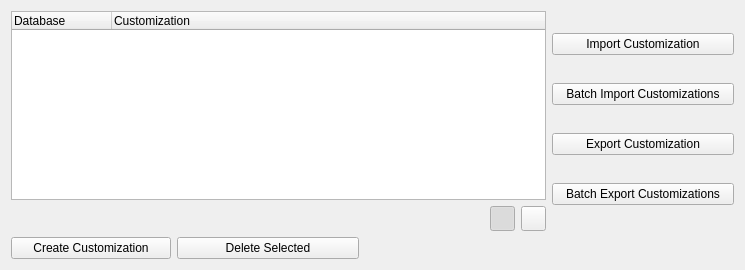
<?xml version="1.0" encoding="UTF-8"?>
<ui version="4.0">
 <class>CustomizationManagerWidget</class>
 <widget class="QWidget" name="CustomizationManagerWidget">
  <property name="geometry">
   <rect>
    <x>0</x>
    <y>0</y>
    <width>745</width>
    <height>270</height>
   </rect>
  </property>
  <property name="sizePolicy">
   <sizepolicy hsizetype="Preferred" vsizetype="MinimumExpanding">
    <horstretch>0</horstretch>
    <verstretch>0</verstretch>
   </sizepolicy>
  </property>
  <property name="windowTitle">
   <string>Form</string>
  </property>
  <layout class="QGridLayout" name="gridLayout_2">
   <item row="0" column="0" colspan="3">
    <layout class="QGridLayout" name="gridLayout">
     <item row="0" column="0" colspan="2">
      <widget class="QTreeWidget" name="customizationTreeWidget">
       <property name="toolTip">
        <string>Right click for options</string>
       </property>
       <attribute name="headerCascadingSectionResizes">
        <bool>true</bool>
       </attribute>
       <attribute name="headerMinimumSectionSize">
        <number>60</number>
       </attribute>
       <attribute name="headerStretchLastSection">
        <bool>true</bool>
       </attribute>
       <column>
        <property name="text">
         <string>Database</string>
        </property>
       </column>
       <column>
        <property name="text">
         <string>Customization</string>
        </property>
       </column>
      </widget>
     </item>
     <item row="1" column="0">
      <spacer name="horizontalSpacer">
       <property name="orientation">
        <enum>Qt::Horizontal</enum>
       </property>
       <property name="sizeHint" stdset="0">
        <size>
         <width>388</width>
         <height>20</height>
        </size>
       </property>
      </spacer>
     </item>
     <item row="1" column="1">
      <layout class="QHBoxLayout" name="horizontalLayout">
       <item>
        <widget class="QPushButton" name="databasePerspectivePushButton">
         <property name="sizePolicy">
          <sizepolicy hsizetype="Fixed" vsizetype="Fixed">
           <horstretch>0</horstretch>
           <verstretch>0</verstretch>
          </sizepolicy>
         </property>
         <property name="minimumSize">
          <size>
           <width>25</width>
           <height>25</height>
          </size>
         </property>
         <property name="maximumSize">
          <size>
           <width>25</width>
           <height>25</height>
          </size>
         </property>
         <property name="toolTip">
          <string>View Database Perspective</string>
         </property>
         <property name="text">
          <string/>
         </property>
         <property name="icon">
          <iconset resource="../resources.qrc">
           <normaloff>:/plugins/DsgTools/icons/database.png</normaloff>:/plugins/DsgTools/icons/database.png</iconset>
         </property>
         <property name="checkable">
          <bool>true</bool>
         </property>
         <property name="checked">
          <bool>true</bool>
         </property>
         <property name="autoExclusive">
          <bool>true</bool>
         </property>
         <property name="autoDefault">
          <bool>false</bool>
         </property>
        </widget>
       </item>
       <item>
        <widget class="QPushButton" name="customizationPerspectivePushButton">
         <property name="sizePolicy">
          <sizepolicy hsizetype="Fixed" vsizetype="Fixed">
           <horstretch>0</horstretch>
           <verstretch>0</verstretch>
          </sizepolicy>
         </property>
         <property name="minimumSize">
          <size>
           <width>25</width>
           <height>25</height>
          </size>
         </property>
         <property name="maximumSize">
          <size>
           <width>25</width>
           <height>25</height>
          </size>
         </property>
         <property name="toolTip">
          <string extracomment="aaa">View User Perspective</string>
         </property>
         <property name="text">
          <string/>
         </property>
         <property name="icon">
          <iconset resource="../resources.qrc">
           <normaloff>:/plugins/DsgTools/icons/custom_tools.png</normaloff>:/plugins/DsgTools/icons/custom_tools.png</iconset>
         </property>
         <property name="checkable">
          <bool>true</bool>
         </property>
         <property name="autoExclusive">
          <bool>true</bool>
         </property>
        </widget>
       </item>
      </layout>
     </item>
    </layout>
   </item>
   <item row="0" column="3">
    <layout class="QVBoxLayout" name="verticalLayout">
     <item>
      <widget class="QPushButton" name="importPushButton">
       <property name="text">
        <string>Import Customization</string>
       </property>
      </widget>
     </item>
     <item>
      <widget class="QPushButton" name="batchImportPushButton">
       <property name="text">
        <string>Batch Import Customizations</string>
       </property>
      </widget>
     </item>
     <item>
      <widget class="QPushButton" name="exportPushButton">
       <property name="text">
        <string>Export Customization</string>
       </property>
      </widget>
     </item>
     <item>
      <widget class="QPushButton" name="batchExportPushButton">
       <property name="text">
        <string>Batch Export Customizations</string>
       </property>
      </widget>
     </item>
    </layout>
   </item>
   <item row="1" column="0">
    <widget class="QPushButton" name="createPushButton">
     <property name="sizePolicy">
      <sizepolicy hsizetype="Fixed" vsizetype="Minimum">
       <horstretch>0</horstretch>
       <verstretch>0</verstretch>
      </sizepolicy>
     </property>
     <property name="maximumSize">
      <size>
       <width>160</width>
       <height>25</height>
      </size>
     </property>
     <property name="text">
      <string>Create Customization</string>
     </property>
     <property name="icon">
      <iconset resource="../resources.qrc">
       <normaloff>:/plugins/DsgTools/icons/plus.png</normaloff>:/plugins/DsgTools/icons/plus.png</iconset>
     </property>
    </widget>
   </item>
   <item row="1" column="1">
    <widget class="QPushButton" name="deleteCustomizationPushButton">
     <property name="maximumSize">
      <size>
       <width>16777215</width>
       <height>25</height>
      </size>
     </property>
     <property name="text">
      <string>Delete Selected</string>
     </property>
     <property name="icon">
      <iconset resource="../resources.qrc">
       <normaloff>:/plugins/DsgTools/icons/remove.png</normaloff>:/plugins/DsgTools/icons/remove.png</iconset>
     </property>
    </widget>
   </item>
  </layout>
 </widget>
 <resources>
  <include location="../resources.qrc"/>
 </resources>
 <connections/>
</ui>
